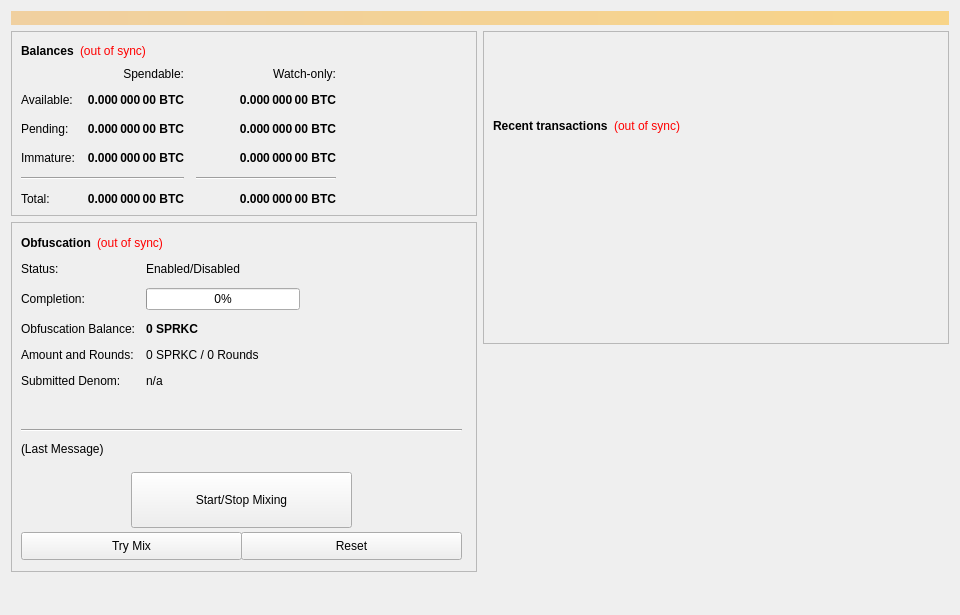
<?xml version="1.0" encoding="UTF-8"?>
<ui version="4.0">
 <class>OverviewPage</class>
 <widget class="QWidget" name="OverviewPage">
  <property name="geometry">
   <rect>
    <x>0</x>
    <y>0</y>
    <width>960</width>
    <height>615</height>
   </rect>
  </property>
  <property name="minimumSize">
   <size>
    <width>960</width>
    <height>0</height>
   </size>
  </property>
  <property name="windowTitle">
   <string>Form</string>
  </property>
  <layout class="QVBoxLayout" name="topLayout">
   <item>
    <widget class="QLabel" name="labelAlerts">
     <property name="visible">
      <bool>false</bool>
     </property>
     <property name="styleSheet">
      <string notr="true">background-color: qlineargradient(x1: 0, y1: 0, x2: 1, y2: 0, stop:0 #F0D0A0, stop:1 #F8D488); color:#000000;</string>
     </property>
     <property name="wordWrap">
      <bool>true</bool>
     </property>
     <property name="margin">
      <number>3</number>
     </property>
    </widget>
   </item>
   <item>
    <layout class="QHBoxLayout" name="horizontalLayout" stretch="1,1">
     <item>
      <layout class="QVBoxLayout" name="verticalLayout_2">
       <item>
        <widget class="QFrame" name="frame">
         <property name="frameShape">
          <enum>QFrame::StyledPanel</enum>
         </property>
         <property name="frameShadow">
          <enum>QFrame::Raised</enum>
         </property>
         <layout class="QVBoxLayout" name="verticalLayout_4">
          <item>
           <layout class="QHBoxLayout" name="horizontalLayout_4">
            <item>
             <widget class="QLabel" name="label_5">
              <property name="font">
               <font>
                <weight>75</weight>
                <bold>true</bold>
               </font>
              </property>
              <property name="text">
               <string>Balances</string>
              </property>
             </widget>
            </item>
            <item>
             <widget class="QLabel" name="labelWalletStatus">
              <property name="cursor">
               <cursorShape>WhatsThisCursor</cursorShape>
              </property>
              <property name="toolTip">
               <string>The displayed information may be out of date. Your wallet automatically synchronizes with the Sprocket network after a connection is established, but this process has not completed yet.</string>
              </property>
              <property name="styleSheet">
               <string notr="true">QLabel { color: red; }</string>
              </property>
              <property name="text">
               <string notr="true">(out of sync)</string>
              </property>
              <property name="alignment">
               <set>Qt::AlignLeading|Qt::AlignLeft|Qt::AlignVCenter</set>
              </property>
             </widget>
            </item>
            <item>
             <spacer name="horizontalSpacer_3">
              <property name="orientation">
               <enum>Qt::Horizontal</enum>
              </property>
              <property name="sizeHint" stdset="0">
               <size>
                <width>40</width>
                <height>20</height>
               </size>
              </property>
             </spacer>
            </item>
           </layout>
          </item>
          <item>
           <layout class="QGridLayout" name="gridLayout">
            <property name="spacing">
             <number>12</number>
            </property>
            <item row="2" column="2">
             <widget class="QLabel" name="labelWatchPending">
              <property name="font">
               <font>
                <weight>75</weight>
                <bold>true</bold>
               </font>
              </property>
              <property name="cursor">
               <cursorShape>IBeamCursor</cursorShape>
              </property>
              <property name="toolTip">
               <string>Unconfirmed transactions to watch-only addresses</string>
              </property>
              <property name="text">
               <string notr="true">0.000 000 00 BTC</string>
              </property>
              <property name="alignment">
               <set>Qt::AlignRight|Qt::AlignTrailing|Qt::AlignVCenter</set>
              </property>
              <property name="textInteractionFlags">
               <set>Qt::LinksAccessibleByMouse|Qt::TextSelectableByKeyboard|Qt::TextSelectableByMouse</set>
              </property>
             </widget>
            </item>
            <item row="2" column="1">
             <widget class="QLabel" name="labelUnconfirmed">
              <property name="font">
               <font>
                <weight>75</weight>
                <bold>true</bold>
               </font>
              </property>
              <property name="cursor">
               <cursorShape>IBeamCursor</cursorShape>
              </property>
              <property name="toolTip">
               <string>Total of transactions that have yet to be confirmed, and do not yet count toward the spendable balance</string>
              </property>
              <property name="text">
               <string notr="true">0.000 000 00 BTC</string>
              </property>
              <property name="alignment">
               <set>Qt::AlignRight|Qt::AlignTrailing|Qt::AlignVCenter</set>
              </property>
              <property name="textInteractionFlags">
               <set>Qt::LinksAccessibleByMouse|Qt::TextSelectableByKeyboard|Qt::TextSelectableByMouse</set>
              </property>
             </widget>
            </item>
            <item row="3" column="2">
             <widget class="QLabel" name="labelWatchImmature">
              <property name="font">
               <font>
                <weight>75</weight>
                <bold>true</bold>
               </font>
              </property>
              <property name="cursor">
               <cursorShape>IBeamCursor</cursorShape>
              </property>
              <property name="toolTip">
               <string>Staked or masternode rewards in watch-only addresses that has not yet matured</string>
              </property>
              <property name="text">
               <string notr="true">0.000 000 00 BTC</string>
              </property>
              <property name="alignment">
               <set>Qt::AlignRight|Qt::AlignTrailing|Qt::AlignVCenter</set>
              </property>
              <property name="textInteractionFlags">
               <set>Qt::LinksAccessibleByMouse|Qt::TextSelectableByKeyboard|Qt::TextSelectableByMouse</set>
              </property>
             </widget>
            </item>
            <item row="4" column="0" colspan="2">
             <widget class="Line" name="lineSpendableBalance">
              <property name="orientation">
               <enum>Qt::Horizontal</enum>
              </property>
             </widget>
            </item>
            <item row="4" column="2">
             <widget class="Line" name="lineWatchBalance">
              <property name="sizePolicy">
               <sizepolicy hsizetype="Preferred" vsizetype="Fixed">
                <horstretch>0</horstretch>
                <verstretch>0</verstretch>
               </sizepolicy>
              </property>
              <property name="minimumSize">
               <size>
                <width>140</width>
                <height>0</height>
               </size>
              </property>
              <property name="orientation">
               <enum>Qt::Horizontal</enum>
              </property>
             </widget>
            </item>
            <item row="5" column="0">
             <widget class="QLabel" name="labelTotalText">
              <property name="text">
               <string>Total:</string>
              </property>
             </widget>
            </item>
            <item row="3" column="1">
             <widget class="QLabel" name="labelImmature">
              <property name="font">
               <font>
                <weight>75</weight>
                <bold>true</bold>
               </font>
              </property>
              <property name="cursor">
               <cursorShape>IBeamCursor</cursorShape>
              </property>
              <property name="toolTip">
               <string>Staked or masternode rewards that has not yet matured</string>
              </property>
              <property name="text">
               <string notr="true">0.000 000 00 BTC</string>
              </property>
              <property name="alignment">
               <set>Qt::AlignRight|Qt::AlignTrailing|Qt::AlignVCenter</set>
              </property>
              <property name="textInteractionFlags">
               <set>Qt::LinksAccessibleByMouse|Qt::TextSelectableByKeyboard|Qt::TextSelectableByMouse</set>
              </property>
             </widget>
            </item>
            <item row="2" column="3">
             <spacer name="horizontalSpacer_2">
              <property name="orientation">
               <enum>Qt::Horizontal</enum>
              </property>
              <property name="sizeHint" stdset="0">
               <size>
                <width>40</width>
                <height>20</height>
               </size>
              </property>
             </spacer>
            </item>
            <item row="3" column="0">
             <widget class="QLabel" name="labelImmatureText">
              <property name="text">
               <string>Immature:</string>
              </property>
             </widget>
            </item>
            <item row="5" column="1">
             <widget class="QLabel" name="labelTotal">
              <property name="font">
               <font>
                <weight>75</weight>
                <bold>true</bold>
               </font>
              </property>
              <property name="cursor">
               <cursorShape>IBeamCursor</cursorShape>
              </property>
              <property name="toolTip">
               <string>Your current total balance</string>
              </property>
              <property name="text">
               <string notr="true">0.000 000 00 BTC</string>
              </property>
              <property name="alignment">
               <set>Qt::AlignRight|Qt::AlignTrailing|Qt::AlignVCenter</set>
              </property>
              <property name="textInteractionFlags">
               <set>Qt::LinksAccessibleByMouse|Qt::TextSelectableByKeyboard|Qt::TextSelectableByMouse</set>
              </property>
             </widget>
            </item>
            <item row="5" column="2">
             <widget class="QLabel" name="labelWatchTotal">
              <property name="font">
               <font>
                <weight>75</weight>
                <bold>true</bold>
               </font>
              </property>
              <property name="cursor">
               <cursorShape>IBeamCursor</cursorShape>
              </property>
              <property name="toolTip">
               <string>Current total balance in watch-only addresses</string>
              </property>
              <property name="text">
               <string notr="true">0.000 000 00 BTC</string>
              </property>
              <property name="alignment">
               <set>Qt::AlignRight|Qt::AlignTrailing|Qt::AlignVCenter</set>
              </property>
              <property name="textInteractionFlags">
               <set>Qt::LinksAccessibleByMouse|Qt::TextSelectableByKeyboard|Qt::TextSelectableByMouse</set>
              </property>
             </widget>
            </item>
            <item row="0" column="2">
             <widget class="QLabel" name="labelWatchonly">
              <property name="text">
               <string>Watch-only:</string>
              </property>
              <property name="alignment">
               <set>Qt::AlignRight|Qt::AlignTrailing|Qt::AlignVCenter</set>
              </property>
             </widget>
            </item>
            <item row="1" column="0">
             <widget class="QLabel" name="labelBalanceText">
              <property name="text">
               <string>Available:</string>
              </property>
             </widget>
            </item>
            <item row="1" column="1">
             <widget class="QLabel" name="labelBalance">
              <property name="font">
               <font>
                <weight>75</weight>
                <bold>true</bold>
               </font>
              </property>
              <property name="cursor">
               <cursorShape>IBeamCursor</cursorShape>
              </property>
              <property name="toolTip">
               <string>Your current spendable balance</string>
              </property>
              <property name="text">
               <string notr="true">0.000 000 00 BTC</string>
              </property>
              <property name="alignment">
               <set>Qt::AlignRight|Qt::AlignTrailing|Qt::AlignVCenter</set>
              </property>
              <property name="textInteractionFlags">
               <set>Qt::LinksAccessibleByMouse|Qt::TextSelectableByKeyboard|Qt::TextSelectableByMouse</set>
              </property>
             </widget>
            </item>
            <item row="1" column="2">
             <widget class="QLabel" name="labelWatchAvailable">
              <property name="font">
               <font>
                <weight>75</weight>
                <bold>true</bold>
               </font>
              </property>
              <property name="cursor">
               <cursorShape>IBeamCursor</cursorShape>
              </property>
              <property name="toolTip">
               <string>Your current balance in watch-only addresses</string>
              </property>
              <property name="text">
               <string notr="true">0.000 000 00 BTC</string>
              </property>
              <property name="alignment">
               <set>Qt::AlignRight|Qt::AlignTrailing|Qt::AlignVCenter</set>
              </property>
              <property name="textInteractionFlags">
               <set>Qt::LinksAccessibleByMouse|Qt::TextSelectableByKeyboard|Qt::TextSelectableByMouse</set>
              </property>
             </widget>
            </item>
            <item row="2" column="0">
             <widget class="QLabel" name="labelPendingText">
              <property name="text">
               <string>Pending:</string>
              </property>
             </widget>
            </item>
            <item row="0" column="1">
             <widget class="QLabel" name="labelSpendable">
              <property name="text">
               <string>Spendable:</string>
              </property>
              <property name="alignment">
               <set>Qt::AlignRight|Qt::AlignTrailing|Qt::AlignVCenter</set>
              </property>
             </widget>
            </item>
           </layout>
          </item>
         </layout>
        </widget>
       </item>
       <item>
        <widget class="QFrame" name="frameObfuscation">
         <property name="minimumSize">
          <size>
           <width>0</width>
           <height>350</height>
          </size>
         </property>
         <property name="layoutDirection">
          <enum>Qt::LeftToRight</enum>
         </property>
         <property name="frameShape">
          <enum>QFrame::StyledPanel</enum>
         </property>
         <property name="frameShadow">
          <enum>QFrame::Raised</enum>
         </property>
         <widget class="QWidget" name="formLayoutWidget">
          <property name="geometry">
           <rect>
            <x>10</x>
            <y>40</y>
            <width>451</width>
            <height>161</height>
           </rect>
          </property>
          <layout class="QFormLayout" name="formLayout">
           <property name="fieldGrowthPolicy">
            <enum>QFormLayout::AllNonFixedFieldsGrow</enum>
           </property>
           <property name="horizontalSpacing">
            <number>11</number>
           </property>
           <property name="verticalSpacing">
            <number>12</number>
           </property>
           <item row="0" column="0">
            <widget class="QLabel" name="label_6">
             <property name="text">
              <string>Status:</string>
             </property>
            </widget>
           </item>
           <item row="1" column="0">
            <widget class="QLabel" name="label_7">
             <property name="text">
              <string>Completion:</string>
             </property>
            </widget>
           </item>
           <item row="1" column="1">
            <widget class="QProgressBar" name="obfuscationProgress">
             <property name="maximumSize">
              <size>
               <width>154</width>
               <height>16777215</height>
              </size>
             </property>
             <property name="value">
              <number>0</number>
             </property>
            </widget>
           </item>
           <item row="2" column="0">
            <widget class="QLabel" name="labelAnonymizedText">
             <property name="text">
              <string>Obfuscation Balance:</string>
             </property>
            </widget>
           </item>
           <item row="2" column="1">
            <widget class="QLabel" name="labelAnonymized">
             <property name="font">
              <font>
               <weight>75</weight>
               <bold>true</bold>
              </font>
             </property>
             <property name="text">
              <string notr="true">0 SPRKC</string>
             </property>
            </widget>
           </item>
           <item row="3" column="0">
            <widget class="QLabel" name="label_8">
             <property name="text">
              <string>Amount and Rounds:</string>
             </property>
            </widget>
           </item>
           <item row="3" column="1">
            <widget class="QLabel" name="labelAmountRounds">
             <property name="text">
              <string>0 SPRKC / 0 Rounds</string>
             </property>
            </widget>
           </item>
           <item row="4" column="0">
            <widget class="QLabel" name="label_9">
             <property name="text">
              <string>Submitted Denom:</string>
             </property>
            </widget>
           </item>
           <item row="4" column="1">
            <widget class="QLabel" name="labelSubmittedDenom">
             <property name="toolTip">
              <string>The denominations you submitted to the Masternode.&lt;br&gt;To mix, other users must submit the exact same denominations.</string>
             </property>
             <property name="text">
              <string>n/a</string>
             </property>
            </widget>
           </item>
           <item row="0" column="1">
            <widget class="QLabel" name="obfuscationEnabled">
             <property name="text">
              <string>Enabled/Disabled</string>
             </property>
            </widget>
           </item>
          </layout>
         </widget>
         <widget class="QPushButton" name="runAutoDenom">
          <property name="geometry">
           <rect>
            <x>251</x>
            <y>17</y>
            <width>1</width>
            <height>1</height>
           </rect>
          </property>
          <property name="palette">
           <palette>
            <active>
             <colorrole role="WindowText">
              <brush brushstyle="SolidPattern">
               <color alpha="255">
                <red>0</red>
                <green>0</green>
                <blue>0</blue>
               </color>
              </brush>
             </colorrole>
             <colorrole role="Button">
              <brush brushstyle="SolidPattern">
               <color alpha="255">
                <red>239</red>
                <green>238</green>
                <blue>238</blue>
               </color>
              </brush>
             </colorrole>
             <colorrole role="Light">
              <brush brushstyle="SolidPattern">
               <color alpha="255">
                <red>255</red>
                <green>255</green>
                <blue>255</blue>
               </color>
              </brush>
             </colorrole>
             <colorrole role="Midlight">
              <brush brushstyle="SolidPattern">
               <color alpha="255">
                <red>247</red>
                <green>246</green>
                <blue>246</blue>
               </color>
              </brush>
             </colorrole>
             <colorrole role="Dark">
              <brush brushstyle="SolidPattern">
               <color alpha="255">
                <red>119</red>
                <green>119</green>
                <blue>119</blue>
               </color>
              </brush>
             </colorrole>
             <colorrole role="Mid">
              <brush brushstyle="SolidPattern">
               <color alpha="255">
                <red>159</red>
                <green>159</green>
                <blue>159</blue>
               </color>
              </brush>
             </colorrole>
             <colorrole role="Text">
              <brush brushstyle="SolidPattern">
               <color alpha="255">
                <red>0</red>
                <green>0</green>
                <blue>0</blue>
               </color>
              </brush>
             </colorrole>
             <colorrole role="BrightText">
              <brush brushstyle="SolidPattern">
               <color alpha="255">
                <red>255</red>
                <green>255</green>
                <blue>255</blue>
               </color>
              </brush>
             </colorrole>
             <colorrole role="ButtonText">
              <brush brushstyle="SolidPattern">
               <color alpha="255">
                <red>0</red>
                <green>0</green>
                <blue>0</blue>
               </color>
              </brush>
             </colorrole>
             <colorrole role="Base">
              <brush brushstyle="SolidPattern">
               <color alpha="255">
                <red>255</red>
                <green>255</green>
                <blue>255</blue>
               </color>
              </brush>
             </colorrole>
             <colorrole role="Window">
              <brush brushstyle="SolidPattern">
               <color alpha="255">
                <red>239</red>
                <green>238</green>
                <blue>238</blue>
               </color>
              </brush>
             </colorrole>
             <colorrole role="Shadow">
              <brush brushstyle="SolidPattern">
               <color alpha="255">
                <red>0</red>
                <green>0</green>
                <blue>0</blue>
               </color>
              </brush>
             </colorrole>
             <colorrole role="AlternateBase">
              <brush brushstyle="SolidPattern">
               <color alpha="255">
                <red>247</red>
                <green>246</green>
                <blue>246</blue>
               </color>
              </brush>
             </colorrole>
             <colorrole role="ToolTipBase">
              <brush brushstyle="SolidPattern">
               <color alpha="255">
                <red>255</red>
                <green>255</green>
                <blue>220</blue>
               </color>
              </brush>
             </colorrole>
             <colorrole role="ToolTipText">
              <brush brushstyle="SolidPattern">
               <color alpha="255">
                <red>0</red>
                <green>0</green>
                <blue>0</blue>
               </color>
              </brush>
             </colorrole>
            </active>
            <inactive>
             <colorrole role="WindowText">
              <brush brushstyle="SolidPattern">
               <color alpha="255">
                <red>0</red>
                <green>0</green>
                <blue>0</blue>
               </color>
              </brush>
             </colorrole>
             <colorrole role="Button">
              <brush brushstyle="SolidPattern">
               <color alpha="255">
                <red>239</red>
                <green>238</green>
                <blue>238</blue>
               </color>
              </brush>
             </colorrole>
             <colorrole role="Light">
              <brush brushstyle="SolidPattern">
               <color alpha="255">
                <red>255</red>
                <green>255</green>
                <blue>255</blue>
               </color>
              </brush>
             </colorrole>
             <colorrole role="Midlight">
              <brush brushstyle="SolidPattern">
               <color alpha="255">
                <red>247</red>
                <green>246</green>
                <blue>246</blue>
               </color>
              </brush>
             </colorrole>
             <colorrole role="Dark">
              <brush brushstyle="SolidPattern">
               <color alpha="255">
                <red>119</red>
                <green>119</green>
                <blue>119</blue>
               </color>
              </brush>
             </colorrole>
             <colorrole role="Mid">
              <brush brushstyle="SolidPattern">
               <color alpha="255">
                <red>159</red>
                <green>159</green>
                <blue>159</blue>
               </color>
              </brush>
             </colorrole>
             <colorrole role="Text">
              <brush brushstyle="SolidPattern">
               <color alpha="255">
                <red>0</red>
                <green>0</green>
                <blue>0</blue>
               </color>
              </brush>
             </colorrole>
             <colorrole role="BrightText">
              <brush brushstyle="SolidPattern">
               <color alpha="255">
                <red>255</red>
                <green>255</green>
                <blue>255</blue>
               </color>
              </brush>
             </colorrole>
             <colorrole role="ButtonText">
              <brush brushstyle="SolidPattern">
               <color alpha="255">
                <red>0</red>
                <green>0</green>
                <blue>0</blue>
               </color>
              </brush>
             </colorrole>
             <colorrole role="Base">
              <brush brushstyle="SolidPattern">
               <color alpha="255">
                <red>255</red>
                <green>255</green>
                <blue>255</blue>
               </color>
              </brush>
             </colorrole>
             <colorrole role="Window">
              <brush brushstyle="SolidPattern">
               <color alpha="255">
                <red>239</red>
                <green>238</green>
                <blue>238</blue>
               </color>
              </brush>
             </colorrole>
             <colorrole role="Shadow">
              <brush brushstyle="SolidPattern">
               <color alpha="255">
                <red>0</red>
                <green>0</green>
                <blue>0</blue>
               </color>
              </brush>
             </colorrole>
             <colorrole role="AlternateBase">
              <brush brushstyle="SolidPattern">
               <color alpha="255">
                <red>247</red>
                <green>246</green>
                <blue>246</blue>
               </color>
              </brush>
             </colorrole>
             <colorrole role="ToolTipBase">
              <brush brushstyle="SolidPattern">
               <color alpha="255">
                <red>255</red>
                <green>255</green>
                <blue>220</blue>
               </color>
              </brush>
             </colorrole>
             <colorrole role="ToolTipText">
              <brush brushstyle="SolidPattern">
               <color alpha="255">
                <red>0</red>
                <green>0</green>
                <blue>0</blue>
               </color>
              </brush>
             </colorrole>
            </inactive>
            <disabled>
             <colorrole role="WindowText">
              <brush brushstyle="SolidPattern">
               <color alpha="255">
                <red>119</red>
                <green>119</green>
                <blue>119</blue>
               </color>
              </brush>
             </colorrole>
             <colorrole role="Button">
              <brush brushstyle="SolidPattern">
               <color alpha="255">
                <red>239</red>
                <green>238</green>
                <blue>238</blue>
               </color>
              </brush>
             </colorrole>
             <colorrole role="Light">
              <brush brushstyle="SolidPattern">
               <color alpha="255">
                <red>255</red>
                <green>255</green>
                <blue>255</blue>
               </color>
              </brush>
             </colorrole>
             <colorrole role="Midlight">
              <brush brushstyle="SolidPattern">
               <color alpha="255">
                <red>247</red>
                <green>246</green>
                <blue>246</blue>
               </color>
              </brush>
             </colorrole>
             <colorrole role="Dark">
              <brush brushstyle="SolidPattern">
               <color alpha="255">
                <red>119</red>
                <green>119</green>
                <blue>119</blue>
               </color>
              </brush>
             </colorrole>
             <colorrole role="Mid">
              <brush brushstyle="SolidPattern">
               <color alpha="255">
                <red>159</red>
                <green>159</green>
                <blue>159</blue>
               </color>
              </brush>
             </colorrole>
             <colorrole role="Text">
              <brush brushstyle="SolidPattern">
               <color alpha="255">
                <red>119</red>
                <green>119</green>
                <blue>119</blue>
               </color>
              </brush>
             </colorrole>
             <colorrole role="BrightText">
              <brush brushstyle="SolidPattern">
               <color alpha="255">
                <red>255</red>
                <green>255</green>
                <blue>255</blue>
               </color>
              </brush>
             </colorrole>
             <colorrole role="ButtonText">
              <brush brushstyle="SolidPattern">
               <color alpha="255">
                <red>119</red>
                <green>119</green>
                <blue>119</blue>
               </color>
              </brush>
             </colorrole>
             <colorrole role="Base">
              <brush brushstyle="SolidPattern">
               <color alpha="255">
                <red>239</red>
                <green>238</green>
                <blue>238</blue>
               </color>
              </brush>
             </colorrole>
             <colorrole role="Window">
              <brush brushstyle="SolidPattern">
               <color alpha="255">
                <red>239</red>
                <green>238</green>
                <blue>238</blue>
               </color>
              </brush>
             </colorrole>
             <colorrole role="Shadow">
              <brush brushstyle="SolidPattern">
               <color alpha="255">
                <red>0</red>
                <green>0</green>
                <blue>0</blue>
               </color>
              </brush>
             </colorrole>
             <colorrole role="AlternateBase">
              <brush brushstyle="SolidPattern">
               <color alpha="255">
                <red>239</red>
                <green>238</green>
                <blue>238</blue>
               </color>
              </brush>
             </colorrole>
             <colorrole role="ToolTipBase">
              <brush brushstyle="SolidPattern">
               <color alpha="255">
                <red>255</red>
                <green>255</green>
                <blue>220</blue>
               </color>
              </brush>
             </colorrole>
             <colorrole role="ToolTipText">
              <brush brushstyle="SolidPattern">
               <color alpha="255">
                <red>0</red>
                <green>0</green>
                <blue>0</blue>
               </color>
              </brush>
             </colorrole>
            </disabled>
           </palette>
          </property>
          <property name="focusPolicy">
           <enum>Qt::NoFocus</enum>
          </property>
          <property name="autoFillBackground">
           <bool>true</bool>
          </property>
          <property name="text">
           <string/>
          </property>
          <property name="flat">
           <bool>true</bool>
          </property>
         </widget>
         <widget class="QPushButton" name="toggleObfuscation">
          <property name="geometry">
           <rect>
            <x>120</x>
            <y>250</y>
            <width>221</width>
            <height>56</height>
           </rect>
          </property>
          <property name="sizePolicy">
           <sizepolicy hsizetype="MinimumExpanding" vsizetype="Fixed">
            <horstretch>0</horstretch>
            <verstretch>0</verstretch>
           </sizepolicy>
          </property>
          <property name="text">
           <string>Start/Stop Mixing</string>
          </property>
         </widget>
         <widget class="Line" name="lineLastMessage">
          <property name="geometry">
           <rect>
            <x>10</x>
            <y>200</y>
            <width>441</width>
            <height>16</height>
           </rect>
          </property>
          <property name="orientation">
           <enum>Qt::Horizontal</enum>
          </property>
         </widget>
         <widget class="QLabel" name="obfuscationStatus">
          <property name="geometry">
           <rect>
            <x>10</x>
            <y>220</y>
            <width>451</width>
            <height>61</height>
           </rect>
          </property>
          <property name="minimumSize">
           <size>
            <width>288</width>
            <height>43</height>
           </size>
          </property>
          <property name="text">
           <string>(Last Message)</string>
          </property>
          <property name="alignment">
           <set>Qt::AlignLeading|Qt::AlignLeft|Qt::AlignTop</set>
          </property>
          <property name="wordWrap">
           <bool>true</bool>
          </property>
         </widget>
         <widget class="QPushButton" name="obfuscationAuto">
          <property name="geometry">
           <rect>
            <x>10</x>
            <y>310</y>
            <width>221</width>
            <height>28</height>
           </rect>
          </property>
          <property name="sizePolicy">
           <sizepolicy hsizetype="MinimumExpanding" vsizetype="Fixed">
            <horstretch>0</horstretch>
            <verstretch>0</verstretch>
           </sizepolicy>
          </property>
          <property name="toolTip">
           <string>Try to manually submit a Obfuscation request.</string>
          </property>
          <property name="text">
           <string>Try Mix</string>
          </property>
         </widget>
         <widget class="QPushButton" name="obfuscationReset">
          <property name="geometry">
           <rect>
            <x>230</x>
            <y>310</y>
            <width>221</width>
            <height>28</height>
           </rect>
          </property>
          <property name="sizePolicy">
           <sizepolicy hsizetype="MinimumExpanding" vsizetype="Fixed">
            <horstretch>0</horstretch>
            <verstretch>0</verstretch>
           </sizepolicy>
          </property>
          <property name="toolTip">
           <string>Reset the current status of Obfuscation (can interrupt Obfuscation if it's in the process of Mixing, which can cost you money!)</string>
          </property>
          <property name="autoFillBackground">
           <bool>false</bool>
          </property>
          <property name="text">
           <string>Reset</string>
          </property>
         </widget>
         <widget class="QWidget" name="layoutWidget">
          <property name="geometry">
           <rect>
            <x>10</x>
            <y>10</y>
            <width>431</width>
            <height>22</height>
           </rect>
          </property>
          <layout class="QHBoxLayout" name="horizontalLayout_5">
           <item>
            <widget class="QLabel" name="label_2">
             <property name="font">
              <font>
               <weight>75</weight>
               <bold>true</bold>
              </font>
             </property>
             <property name="text">
              <string>Obfuscation</string>
             </property>
            </widget>
           </item>
           <item>
            <widget class="QLabel" name="labelObfuscationSyncStatus">
             <property name="toolTip">
              <string>The displayed information may be out of date. Your wallet automatically synchronizes with the Sprocket network after a connection is established, but this process has not completed yet.</string>
             </property>
             <property name="styleSheet">
              <string notr="true">QLabel { color: red; }</string>
             </property>
             <property name="text">
              <string notr="true">(out of sync)</string>
             </property>
             <property name="alignment">
              <set>Qt::AlignLeading|Qt::AlignLeft|Qt::AlignVCenter</set>
             </property>
            </widget>
           </item>
           <item>
            <spacer name="horizontalSpacer_4">
             <property name="orientation">
              <enum>Qt::Horizontal</enum>
             </property>
             <property name="sizeHint" stdset="0">
              <size>
               <width>40</width>
               <height>20</height>
              </size>
             </property>
            </spacer>
           </item>
          </layout>
         </widget>
        </widget>
       </item>
       <item>
        <spacer name="verticalSpacer">
         <property name="orientation">
          <enum>Qt::Vertical</enum>
         </property>
         <property name="sizeHint" stdset="0">
          <size>
           <width>20</width>
           <height>40</height>
          </size>
         </property>
        </spacer>
       </item>
      </layout>
     </item>
     <item>
      <layout class="QVBoxLayout" name="verticalLayout_3">
       <item>
        <widget class="QFrame" name="frame_2">
         <property name="frameShape">
          <enum>QFrame::StyledPanel</enum>
         </property>
         <property name="frameShadow">
          <enum>QFrame::Raised</enum>
         </property>
         <layout class="QVBoxLayout" name="verticalLayout">
          <item>
           <spacer name="verticalSpacer_3">
            <property name="orientation">
             <enum>Qt::Vertical</enum>
            </property>
            <property name="sizeType">
             <enum>QSizePolicy::Fixed</enum>
            </property>
            <property name="sizeHint" stdset="0">
             <size>
              <width>20</width>
              <height>75</height>
             </size>
            </property>
           </spacer>
          </item>
          <item>
           <layout class="QHBoxLayout" name="horizontalLayout_2">
            <item>
             <widget class="QLabel" name="label_4">
              <property name="font">
               <font>
                <weight>75</weight>
                <bold>true</bold>
               </font>
              </property>
              <property name="text">
               <string>Recent transactions</string>
              </property>
             </widget>
            </item>
            <item>
             <widget class="QLabel" name="labelTransactionsStatus">
              <property name="cursor">
               <cursorShape>WhatsThisCursor</cursorShape>
              </property>
              <property name="toolTip">
               <string>The displayed information may be out of date. Your wallet automatically synchronizes with the Sprocket network after a connection is established, but this process has not completed yet.</string>
              </property>
              <property name="styleSheet">
               <string notr="true">QLabel { color: red; }</string>
              </property>
              <property name="text">
               <string notr="true">(out of sync)</string>
              </property>
              <property name="alignment">
               <set>Qt::AlignRight|Qt::AlignTrailing|Qt::AlignVCenter</set>
              </property>
             </widget>
            </item>
            <item>
             <spacer name="horizontalSpacer">
              <property name="orientation">
               <enum>Qt::Horizontal</enum>
              </property>
              <property name="sizeHint" stdset="0">
               <size>
                <width>40</width>
                <height>20</height>
               </size>
              </property>
             </spacer>
            </item>
           </layout>
          </item>
          <item>
           <widget class="QListView" name="listTransactions">
            <property name="styleSheet">
             <string notr="true">QListView { background: transparent; }</string>
            </property>
            <property name="frameShape">
             <enum>QFrame::NoFrame</enum>
            </property>
            <property name="verticalScrollBarPolicy">
             <enum>Qt::ScrollBarAlwaysOff</enum>
            </property>
            <property name="horizontalScrollBarPolicy">
             <enum>Qt::ScrollBarAlwaysOff</enum>
            </property>
            <property name="selectionMode">
             <enum>QAbstractItemView::NoSelection</enum>
            </property>
           </widget>
          </item>
         </layout>
        </widget>
       </item>
       <item>
        <spacer name="verticalSpacer_2">
         <property name="orientation">
          <enum>Qt::Vertical</enum>
         </property>
         <property name="sizeType">
          <enum>QSizePolicy::Expanding</enum>
         </property>
         <property name="sizeHint" stdset="0">
          <size>
           <width>20</width>
           <height>40</height>
          </size>
         </property>
        </spacer>
       </item>
      </layout>
     </item>
    </layout>
   </item>
  </layout>
 </widget>
 <resources/>
 <connections/>
</ui>
